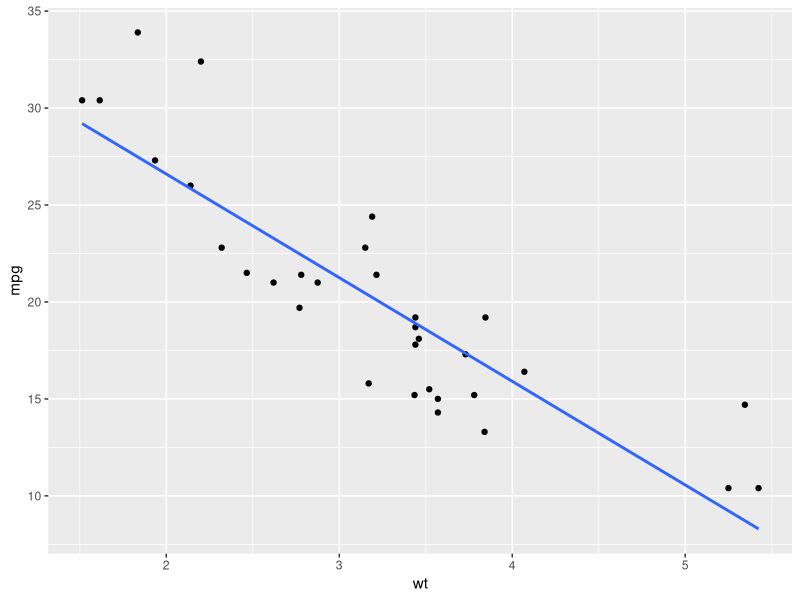

R code for this plot: (Note: this script raises an error after producing the figure.)
install.packages("tidyverse")
library(tidyverse)
mtcars
ggplot(mtcars, aes(x = wt, y = mpg)) +
  geom_point() + 
  geom_smooth(method = lm, se = FALSE)

ggplot(mtcars, aes(x = wt, y = mpg)) +
  geom_smooth(method = lm, se = FALSE) +
  geom_point(aes(color =hp, size = hp)) + 
  xlab("weight (tons)") +
  ylab("Miles per gallon") +
  scale_color_gradient(low = "green" , high = "grey") +
  
  getwd()
head(bull.richness)
str(bull.richness)

ggplot(bull.richness, aes(x = GrowthStage, y = richness, fill = Fungicide, color = Crop)) +
  geom_boxplot() +
  geom_point(position = position_jitterdodge()) +
  scale_fill_manual(values = c("#E87722", "#0C2340"))

ggplot(bull.richness, aes(x =GrowthStage, y = richness, fill = Fungicide)) +
  stat_summary(fun = mean, geom = "bar") +
  stat_summary(fun.data = mean_cl_normal, geom = "errorbar", position = "dodge")

  #bars with SE errors bars
ggplot(bull.richness, aes(x =GrowthStage, y = richness, group = Fungicide, color = Fungicide)) +
  stat_summary(fun = mean, geom = "line") +
  stat_summary(fun.data = mean_cl_normal, geom = "errorbar")

  #Facetting
ggplot(bull.richness, aes(x =GrowthStage, y = richness, group = Fungicide, color = Fungicide)) +
  stat_summary(fun = mean, geom = "line") +
  stat_summary(fun.data = mean_cl_normal, geom = "errorbar") +
  facet_wrap(~Treatment*Crop, scale ="free")



